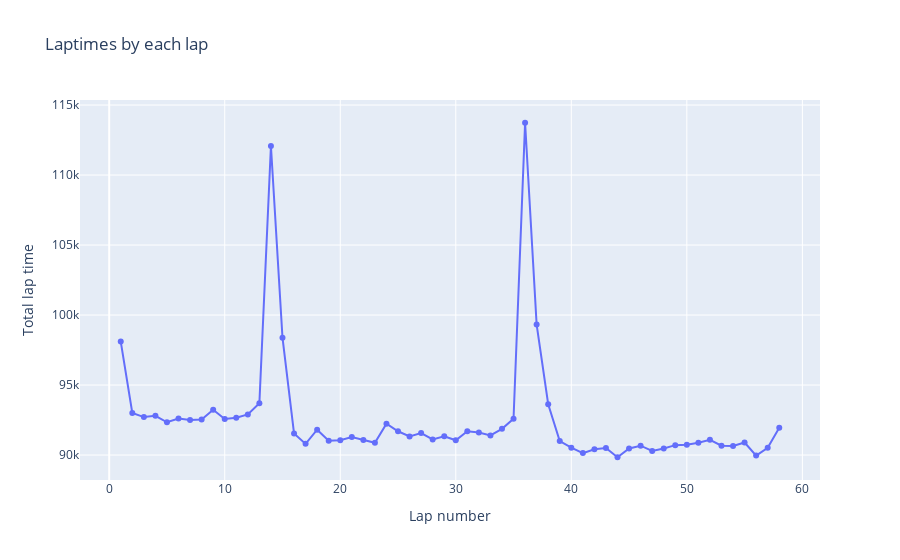

Source (notebook cell):
### Code cell
## Lap times and pit stops

fig = go.Figure()

fig.add_trace(
    go.Scatter(
        x=lap_times_selected_driver_race["lap"],
        y=lap_times_selected_driver_race["milliseconds"],
        mode="lines+markers",
        name="Lap times in milliseconds",
    )
)

fig.update_layout(
    title="Laptimes by each lap", xaxis_title="Lap number", yaxis_title="Total lap time"
)

### Figure 1 — Plotly figure (JSON) as saved in the notebook; plotly's stock layout.template omitted (floating-point values rounded to 4 significant figures)
{"data": [{"mode": "lines+markers", "name": "Lap times in milliseconds", "type": "scatter", "x": [1, 2, 3, 4, 5, 6, 7, 8, 9, 10, 11, 12, 13, 14, 15, 16, 17, 18, 19, 20, 21, 22, 23, 24, 25, 26, 27, 28, 29, 30, 31, 32, 33, 34, 35, 36, 37, 38, 39, 40, 41, 42, 43, 44, 45, 46, 47, 48, 49, 50, 51, 52, 53, 54, 55, 56, 57, 58], "y": [98109, 93006, 92713, 92803, 92342, 92605, 92502, 92537, 93240, 92572, 92669, 92902, 93698, 112075, 98385, 91548, 90800, 91810, 91018, 91055, 91288, 91084, 90875, 92240, 91699, 91328, 91568, 91113, 91339, 91054, 91707, 91611, 91406, 91871, 92597, 113737, 99321, 93632, 91005, 90530, 90140, 90419, 90503, 89844, 90470, 90669, 90297, 90471, 90710, 90732, 90873, 91087, 90671, 90656, 90899, 89962, 90516, 91946]}], "layout": {"title": {"text": "Laptimes by each lap"}, "xaxis": {"title": {"text": "Lap number"}}, "yaxis": {"title": {"text": "Total lap time"}}}}
